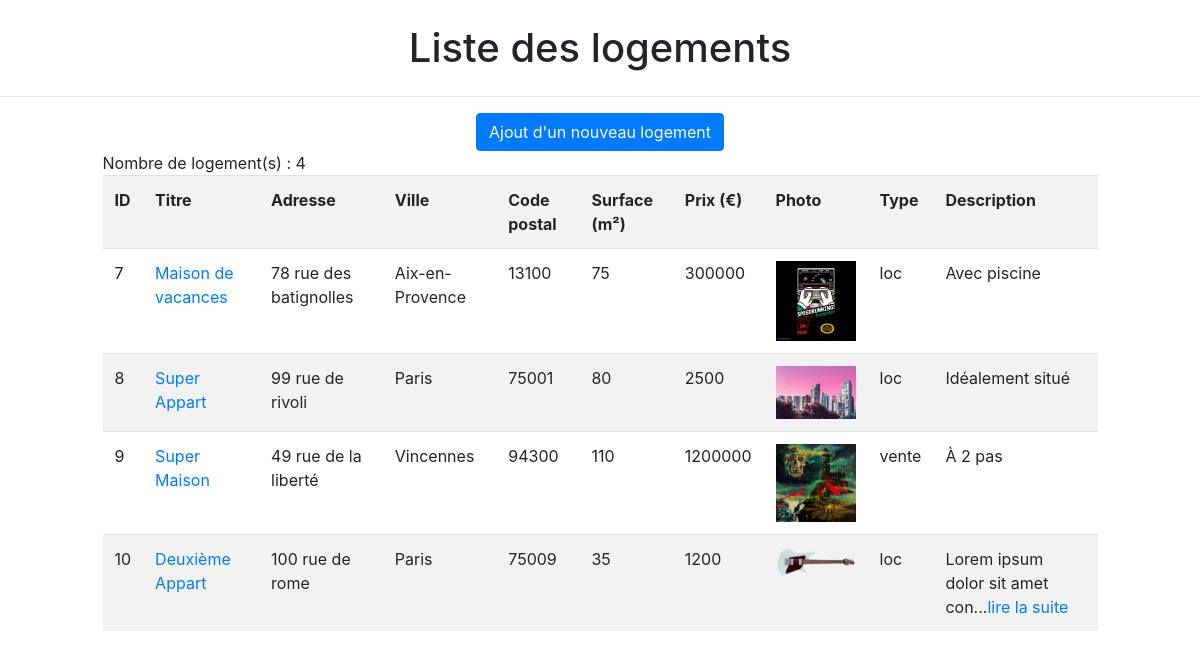
The page /10-evaluation/liste_logement.php on the database its author committed.
### tables this page shows
CREATE TABLE `logement` (
  `id_logement` int(11) NOT NULL,
  `titre` varchar(100) NOT NULL,
  `adresse` varchar(150) NOT NULL,
  `ville` varchar(50) NOT NULL,
  `cp` int(11) NOT NULL,
  `surface` int(11) NOT NULL,
  `prix` float NOT NULL,
  `photo` varchar(250) NOT NULL,
  `type` enum('loc','vente') NOT NULL,
  `description` text NOT NULL
);

### 10-evaluation/liste_logement.php (the view, shortened to what this page needs)
<?php
$pdo = new PDO('mysql:host=localhost;dbname=immobilier', 'root', 'root', array(PDO::ATTR_ERRMODE => PDO::ERRMODE_WARNING,
PDO::MYSQL_ATTR_INIT_COMMAND => 'SET NAMES utf8'));
$contenu = '';
$requete = $pdo->prepare("SELECT id_logement, titre, adresse, ville, cp, surface, prix, photo, type, description FROM logement");
$succes = $requete->execute();
$contenu .=  "Nombre de logement(s) : " . $requete->rowCount();
$contenu .=  '<table class="table table-striped">';
		$contenu .=  '<tr>';
			$contenu .=  '<th> ID </th>';
			$contenu .=  '<th> Titre </th>';
			$contenu .=  '<th> Adresse </th>';
			$contenu .=  '<th> Ville </th>';
			$contenu .=  '<th> Code postal </th>';
			$contenu .=  '<th> Surface (m²)</th>';
			$contenu .=  '<th> Prix (€)</th>';
			$contenu .=  '<th> Photo </th>';
			$contenu .=  '<th> Type </th>';
			$contenu .=  '<th> Description </th>';
		$contenu .=  '</tr>';
		while ($logement = $requete->fetch(PDO::FETCH_ASSOC)) {
            $contenu .=  '<tr>';
        foreach ($logement as $indice => $infos) {
            $string = strip_tags($infos);
            if ($indice == 'photo') {
                $contenu .= '<td><img src="' . $infos . '" alt="photo_logement" style="width: 80px; object-fit: cover;"></td>';
            } elseif ($indice == 'titre') {
                $contenu .= '<td><a href="detail_logement.php?id_logement=' . $logement['id_logement'] . '">' . $infos . '</a></td>';
            } elseif (strlen($string) > 30) {
                $contenu .= '<td>' . substr($infos, 0, 30) . '...<a href="">lire la suite</a>';
            } else {
                $contenu .= '<td>' . $infos . '</td>';
            }
        }
		$contenu .=  '</tr>';
    }
$contenu .=  '</table>';
?>
<!doctype html>
<html lang="fr">
  <head>
    <link rel="stylesheet" href="https://stackpath.bootstrapcdn.com/bootstrap/4.5.2/css/bootstrap.min.css">
  </head>
  <body>
    <div class="row">
      <div class="col-12 mt-4 text-center">
          <h1>Liste des logements</h1>
      </div>
    </div>
    <hr>
    <div class="mt-1 text-center">
        <button type="button" class="btn btn-primary" style="color: white" onclick="window.location.href='ajout_logement.php'">Ajout d'un nouveau logement</button>
    </div>
    <div class="row justify-content-center">
		  <div class="col-sm-10">
        <?php echo $contenu; ?>
      </div>
    </div>
  </body>
</html>

### rows shown on the page
logement: id_logement "7", titre "Maison de vacances", adresse "78 rue des batignolles", ville "Aix-en-Provence", cp "13100", surface "75", prix "300000", photo (picture), type "loc", description "Avec piscine"
logement: id_logement "8", titre "Super Appart", adresse "99 rue de rivoli", ville "Paris", cp "75001", surface "80", prix "2500", photo (picture), type "loc", description "Idéalement situé"
logement: id_logement "9", titre "Super Maison", adresse "49 rue de la liberté", ville "Vincennes", cp "94300", surface "110", prix "1200000", photo (picture), type "vente", description "À 2 pas"
logement: id_logement "10", titre "Deuxième Appart", adresse "100 rue de rome", ville "Paris", cp "75009", surface "35", prix "1200", photo (picture), type "loc", description "Lorem ipsum dolor sit amet con"

### other values the page prints
$contenu "Nombre de logement(s) : 4"
